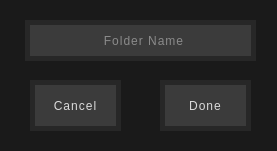
<?xml version="1.0" encoding="UTF-8"?>
<ui version="4.0">
 <class>SaveAsUtilities</class>
 <widget class="QDialog" name="SaveAsUtilities">
  <property name="geometry">
   <rect>
    <x>0</x>
    <y>0</y>
    <width>277</width>
    <height>151</height>
   </rect>
  </property>
  <property name="windowTitle">
   <string>Dialog</string>
  </property>
  <property name="styleSheet">
   <string notr="true">QDialog {
	background-color: rgb(26, 26, 26);
}
</string>
  </property>
  <widget class="QLineEdit" name="folderNameBox">
   <property name="geometry">
    <rect>
     <x>25</x>
     <y>20</y>
     <width>231</width>
     <height>41</height>
    </rect>
   </property>
   <property name="styleSheet">
    <string notr="true">QLineEdit {
	font: 600 11pt &quot;Verdana Pro Cond Semibold&quot;;
	color: rgb(218, 218, 218);
	border: 5px solid rgb(39, 39, 39);
	background-color: rgb(59, 59, 59);
	padding-left: 7px;
	letter-spacing: 1px;
}</string>
   </property>
   <property name="alignment">
    <set>Qt::AlignCenter</set>
   </property>
   <property name="placeholderText">
    <string>Folder Name</string>
   </property>
  </widget>
  <widget class="QPushButton" name="doneBtn">
   <property name="geometry">
    <rect>
     <x>160</x>
     <y>80</y>
     <width>91</width>
     <height>51</height>
    </rect>
   </property>
   <property name="styleSheet">
    <string notr="true">QPushButton {
	font: 600 12pt &quot;Verdana Pro Cond Semibold&quot;;
	color: rgb(218, 218, 218);
	border: 5px solid rgb(39, 39, 39);
	background-color: rgb(59, 59, 59);
	letter-spacing: 1px;
}

QPushButton::hover {
	background-color: rgb(84, 84, 84);
}</string>
   </property>
   <property name="text">
    <string>Done</string>
   </property>
  </widget>
  <widget class="QPushButton" name="cancelBtn">
   <property name="geometry">
    <rect>
     <x>30</x>
     <y>80</y>
     <width>91</width>
     <height>51</height>
    </rect>
   </property>
   <property name="styleSheet">
    <string notr="true">QPushButton {
	font: 600 12pt &quot;Verdana Pro Cond Semibold&quot;;
	color: rgb(218, 218, 218);
	border: 5px solid rgb(39, 39, 39);
	background-color: rgb(59, 59, 59);
	letter-spacing: 1px;
}

QPushButton::hover {
	background-color: rgb(84, 84, 84);
}</string>
   </property>
   <property name="text">
    <string>Cancel</string>
   </property>
  </widget>
 </widget>
 <resources/>
 <connections/>
</ui>
